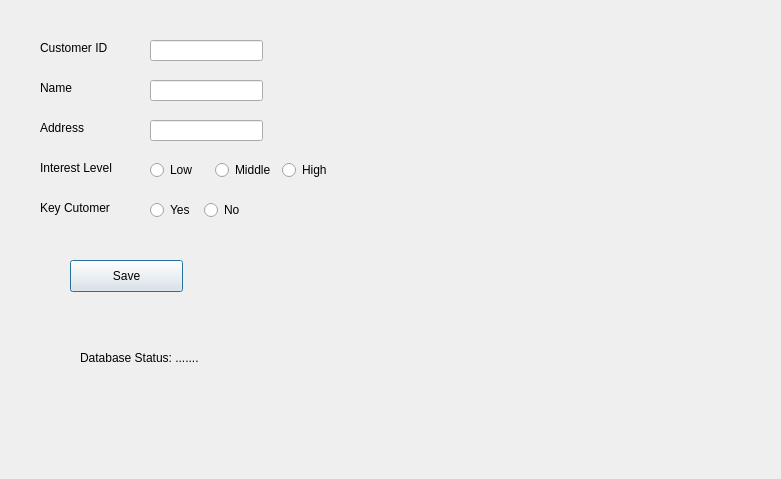
<?xml version="1.0" encoding="UTF-8"?>
<ui version="4.0">
 <class>secondWindow</class>
 <widget class="QDialog" name="secondWindow">
  <property name="geometry">
   <rect>
    <x>0</x>
    <y>0</y>
    <width>781</width>
    <height>479</height>
   </rect>
  </property>
  <property name="windowTitle">
   <string>Dialog</string>
  </property>
  <widget class="QLabel" name="label">
   <property name="geometry">
    <rect>
     <x>40</x>
     <y>40</y>
     <width>81</width>
     <height>16</height>
    </rect>
   </property>
   <property name="text">
    <string>Customer ID</string>
   </property>
  </widget>
  <widget class="QLabel" name="label_2">
   <property name="geometry">
    <rect>
     <x>40</x>
     <y>80</y>
     <width>81</width>
     <height>16</height>
    </rect>
   </property>
   <property name="text">
    <string>Name</string>
   </property>
  </widget>
  <widget class="QLabel" name="label_3">
   <property name="geometry">
    <rect>
     <x>40</x>
     <y>120</y>
     <width>81</width>
     <height>16</height>
    </rect>
   </property>
   <property name="text">
    <string>Address</string>
   </property>
  </widget>
  <widget class="QLabel" name="label_4">
   <property name="geometry">
    <rect>
     <x>40</x>
     <y>160</y>
     <width>81</width>
     <height>16</height>
    </rect>
   </property>
   <property name="text">
    <string>Interest Level</string>
   </property>
  </widget>
  <widget class="QLabel" name="label_5">
   <property name="geometry">
    <rect>
     <x>40</x>
     <y>200</y>
     <width>81</width>
     <height>16</height>
    </rect>
   </property>
   <property name="text">
    <string>Key Cutomer</string>
   </property>
  </widget>
  <widget class="QLineEdit" name="txt_customerId">
   <property name="geometry">
    <rect>
     <x>150</x>
     <y>40</y>
     <width>113</width>
     <height>21</height>
    </rect>
   </property>
  </widget>
  <widget class="QLineEdit" name="txt_customerName">
   <property name="geometry">
    <rect>
     <x>150</x>
     <y>80</y>
     <width>113</width>
     <height>21</height>
    </rect>
   </property>
  </widget>
  <widget class="QLineEdit" name="txt_customerAddress">
   <property name="geometry">
    <rect>
     <x>150</x>
     <y>120</y>
     <width>113</width>
     <height>21</height>
    </rect>
   </property>
  </widget>
  <widget class="QPushButton" name="saveInfoButton">
   <property name="geometry">
    <rect>
     <x>70</x>
     <y>260</y>
     <width>113</width>
     <height>32</height>
    </rect>
   </property>
   <property name="text">
    <string>Save</string>
   </property>
  </widget>
  <widget class="QLabel" name="StatusLable">
   <property name="geometry">
    <rect>
     <x>80</x>
     <y>350</y>
     <width>221</width>
     <height>16</height>
    </rect>
   </property>
   <property name="text">
    <string>Database Status: .......</string>
   </property>
  </widget>
  <widget class="QWidget" name="">
   <property name="geometry">
    <rect>
     <x>150</x>
     <y>160</y>
     <width>191</width>
     <height>20</height>
    </rect>
   </property>
   <layout class="QHBoxLayout" name="horizontalLayout">
    <item>
     <widget class="QRadioButton" name="radioButton_Low">
      <property name="text">
       <string>Low</string>
      </property>
     </widget>
    </item>
    <item>
     <widget class="QRadioButton" name="radioButton_Middle">
      <property name="text">
       <string>Middle</string>
      </property>
     </widget>
    </item>
    <item>
     <widget class="QRadioButton" name="radioButton_High">
      <property name="text">
       <string>High</string>
      </property>
     </widget>
    </item>
   </layout>
  </widget>
  <widget class="QWidget" name="">
   <property name="geometry">
    <rect>
     <x>150</x>
     <y>200</y>
     <width>101</width>
     <height>20</height>
    </rect>
   </property>
   <layout class="QHBoxLayout" name="horizontalLayout_2">
    <item>
     <widget class="QRadioButton" name="radioButton_Yes">
      <property name="text">
       <string>Yes</string>
      </property>
     </widget>
    </item>
    <item>
     <widget class="QRadioButton" name="radioButton_No">
      <property name="text">
       <string>No</string>
      </property>
     </widget>
    </item>
   </layout>
  </widget>
 </widget>
 <resources/>
 <connections/>
</ui>
